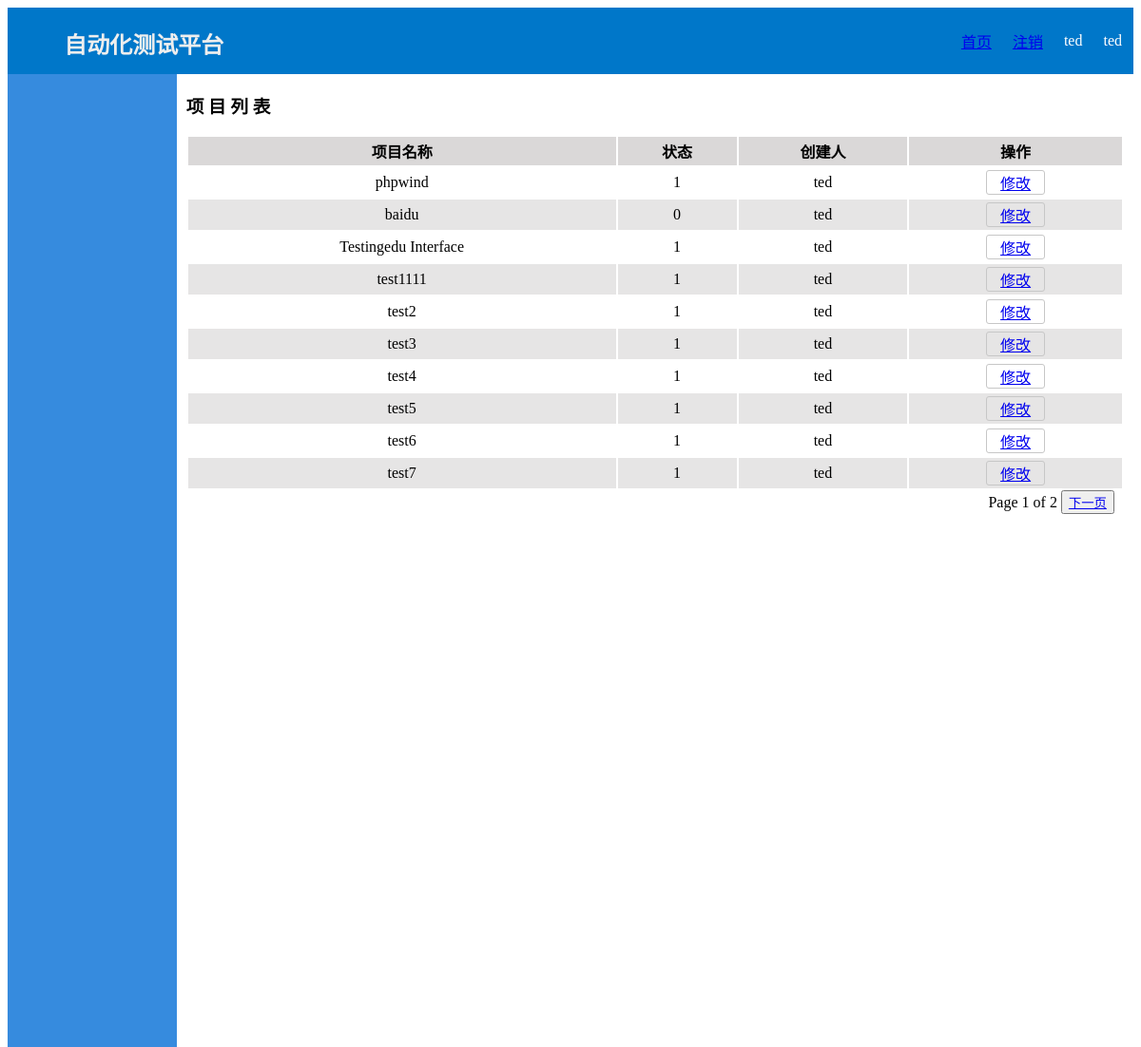
The app's page /projects/page/1 (signed in) with its own data.
### projects/models.py (models this page shows, shortened)
class Projects(models.Model):
    project = models.CharField(max_length=32)
    status = models.CharField(max_length=8)
    charge = models.ForeignKey(User('username'), on_delete=models.SET('Null'))

### projects/views.py (the view)
# urls.py: path('', views.IndexView.as_view(), name='datasource'),
class IndexView(LoginRequiredMixin, generic.ListView):
    template_name = 'projects/index.html'
    context_object_name = 'project_list'  # 指定传入模板的context的名字
    def get_queryset(self, **kwargs):
        user_projects = ProjectsUser.objects.filter(user_id=self.request.user.id).values('project_id')
        projects = Projects.objects.filter(id__in=user_projects)
        paginator = Paginator(projects, 10)
        page = self.kwargs['page']
        try:
            pj = paginator.page(page)
        except PageNotAnInteger:
            pj = paginator.page(1)
        except EmptyPage:
            pj = paginator.page(paginator.num_pages)
        return pj
    def get_context_data(self, **kwargs):
        context = super().get_context_data(**kwargs)
        request = self.request
        user_group = request.session['user_group']
        rmenu = RoleMenu.objects.filter(role_name=user_group).values('menu')
        menu = Menu.objects.filter(menu_text__in=rmenu).order_by('order')
        context['menu'] = menu
        context['user_group'] = request.session['user_group']
        context['user_name'] = request.session['user_name']
        return context

### projects/templates/projects/index.html (shortened to what this page needs)
{% extends "base.html" %}
{% load static %}
{% block content %}
    <div>
        <h3>项 目 列 表</h3>
{% if project_list %}
    <table id="list">
        <thead>
            <tr>
                <th>项目名称</th>
                <th>状态</th>
                <th>创建人</th>
                <th>操作</th>
            </tr>
        </thead>
        <tbody>
            {% for project in project_list %}
                {% if forloop.counter|divisibleby:"2" %}
                    <tr class="even">
                {% else %}
                    <tr>
                {% endif %}
                        <td>{{project.project}}</td>
                        <td>{{project.status}}</td>
                        <td>{{project.charge}}</td>
                        <td>
                            <div class="button"><a href="{% url 'projects:modify' project.id %}">修改</a></div>
                        </td>
                    </tr>
            {% endfor %}
        </tbody>
    </table>
    <div class="pagination">
        <span class="current">Page {{project_list.number}} of {{project_list.paginator.num_pages}}</span>
        {% if project_list.has_next %}
            <button class="page_btn"><a href="./{{project_list.next_page_number}}">下一页</a></button>
        {% endif %}
    </div>
{% else %}
    <p>No Project available</p>
{% endif %}
    </div>
{% endblock %}

### WebDemo/templates/base.html (shortened to what this page needs)
<!DOCTYPE html>
<html lang="en">
<head>
    {% load static %}
    <link rel="stylesheet" type="text/css" href="{% static 'style.css' %}">
</head>
<body>
<div id="head">
    <div><h2>自动化测试平台</h2></div>
    <table>
        <tr>
            <td><a href="{% url 'projects:index' 1 %}">首页</a></td>
            <td><a href="{% url 'polls:logout' %}">注销</a></td>
            <td>{{user_name}}</td>
            <td>{{user_group}}</td>
        </tr>
    </table>
</div>
<div id="left">
</div>
<div id="content">
    {% block content %}{% endblock %}
</div>
</body>
</html>

### WebDemo/static/style.css (style rules this page uses)
body { font-family: Microsoft Yahei }
div#head { height: 70px; width: 100%; background: #0077c9 }
div#head table { height: 100%; float:right }
div#head div { height: 100%; color: #eeeeee; float:left; padding-left:5% }
div#head table td { padding: 10px;text-align: center; vertical-align: middle; color:white }
div#left { height: 1024px; width: 15%; float: left; background: #368bde }
div#content { height: 1024px; width: 85%; float: right; }
.even { background: #e6e5e5; }
h3 { padding-left: 1%; }
table#list .button { margin: auto; width: 60px; border:1px solid #c7c7c7; border-radius: 3px; color: white; }
table#list { margin: auto; width:98%; }
table#list th { padding: 3px; background: #dad8d8; }
table#list td { padding: 3px; text-align: center; color:#000000; }

### projects/templates/projects/index.html (style rules this page uses)
.pagination { padding-right: 2%; float: right; }

### records on screen
Projects: project "phpwind", status "1", charge "ted"
Projects: project "baidu", status "0", charge "ted"
Projects: project "Testingedu Interface", status "1", charge "ted"
Projects: project "test1111", status "1", charge "ted"
Projects: project "test2", status "1", charge "ted"
Projects: project "test3", status "1", charge "ted"
Projects: project "test4", status "1", charge "ted"
Projects: project "test5", status "1", charge "ted"
Projects: project "test6", status "1", charge "ted"
Projects: project "test7", status "1", charge "ted"

### other values on screen
{{ user_name }} "ted"
{{ user_group }} "ted"
{{ project_list.number }} "1"
{{ project_list.paginator.num_pages }} "2"
